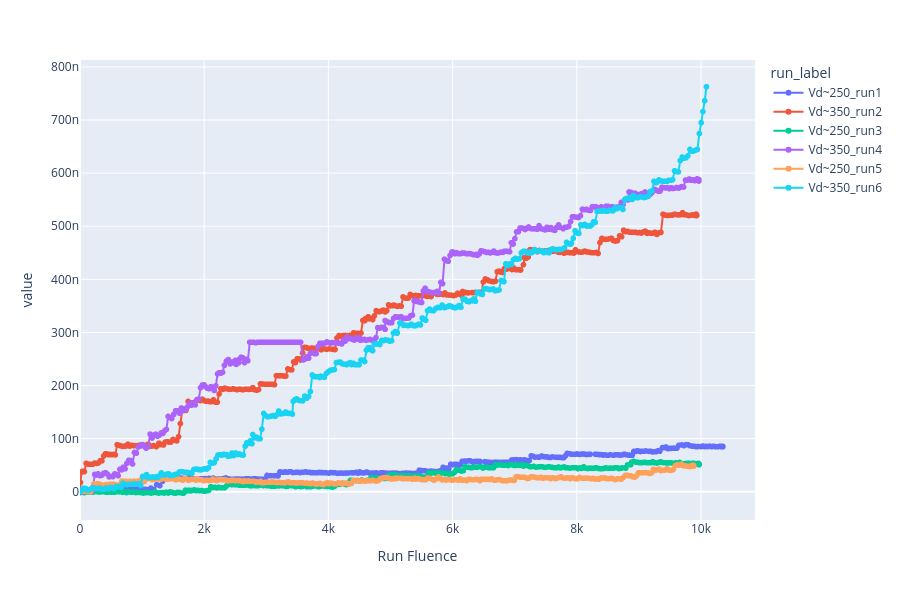

Source (notebook cell):
### Code cell
# Isolate leakage-current stepping runs when beam is ON and Vd is around 250 V or 350 V.

# dataset = "a47_001_vdramp"
dataset = "a49_001_vdramp"

min_points_per_run = 60

mapping_df = sternberg_df[sternberg_df["source_file"].str.contains(dataset)].copy()
mapping_df = mapping_df.sort_values("Time").reset_index(drop=True)

# Normalize Flux to a boolean beam-on mask.
flux_num = pd.to_numeric(mapping_df["Flux"], errors="coerce")
beam_on_numeric = flux_num.gt(1)
beam_on = beam_on_numeric

# Group drain bias into rough mapping bins around 250 V and 350 V.
vdrain_abs = pd.to_numeric(mapping_df["Drain Voltage"], errors="coerce").abs()
mapping_df["bias_group"] = pd.NA
mapping_df.loc[vdrain_abs.between(235, 265), "bias_group"] = 250
mapping_df.loc[vdrain_abs.between(335, 365), "bias_group"] = 350

active = beam_on & mapping_df["bias_group"].notna()

# Start a new run when entering an active region or when the active bias group changes.
new_run = active & (
    (~active.shift(fill_value=False))
    | (mapping_df["bias_group"] != mapping_df["bias_group"].shift())
)

mapping_df["run_id"] = new_run.cumsum().where(active).astype("Int64")
mapping_df["bias_group"] = mapping_df["bias_group"].astype("Int64")

# Keep only runs that have at least min_points_per_run samples.
run_sizes = mapping_df[mapping_df["run_id"].notna()].groupby("run_id").size()

valid_run_ids = run_sizes[run_sizes >= min_points_per_run].index

df_runs = mapping_df[mapping_df["run_id"].isin(valid_run_ids)].copy()
df_runs["Run Time"] = df_runs.groupby("run_id")["Time"].transform(
    lambda x: x - x.iloc[0]
)
df_runs["Run Fluence"] = df_runs.groupby("run_id")["Fluence"].transform(
    lambda x: x - x.iloc[0]
)
df_runs["Run Delta ID"] = df_runs.groupby("run_id")["Drain Current"].transform(
    lambda x: x - x.iloc[0]
)


if df_runs.empty:
    print(
        f"No mapping runs found with at least {min_points_per_run} points "
        "for beam ON and Vd around 250/350 V."
    )
else:
    # Re-index surviving runs to 1..N in chronological order.
    run_id_map = {old_id: i + 1 for i, old_id in enumerate(sorted(valid_run_ids))}
    df_runs["run_id"] = df_runs["run_id"].map(run_id_map).astype("Int64")
    df_runs["run_label"] = (
        "Vd~"
        + df_runs["bias_group"].astype(str)
        + "_run"
        + df_runs["run_id"].astype(str)
    )

    print(df_runs.groupby(["run_id", "bias_group"]).size().reset_index(name="n_points"))

    fig = px.line(
        df_runs,
        x="Run Fluence",
        y=["Run Delta ID"],
        color="run_label",
        markers=True,
        # symbol="variable",
        hover_data=["Time", "Drain Voltage", "Fluence", "Flux", "run_id", "bias_group"],
    )

    fig.update_layout(
        width=900,
        height=600,
        yaxis_type="linear",
        xaxis_range=[0, df_runs["Run Fluence"].max() * 1.05],
    )
    fig.show()

### Figure 1 — Plotly figure (JSON) as saved in the notebook; plotly's stock layout.template omitted (floating-point values rounded to 4 significant figures; data arrays with more than 128 entries replaced by an {"elided": "..."} marker saying what was removed)
{"data": [{"customdata": {"elided": "309x6 float values"}, "hovertemplate": "run_label=Vd~250_run1<br>variable=Run Delta ID<br>Run Fluence=%{x}<br>value=%{y}<br>Time=%{customdata[0]}<br>Drain Voltage=%{customdata[1]}<br>Fluence=%{customdata[2]}<br>Flux=%{customdata[3]}<br>run_id=%{customdata[4]}<br>bias_group=%{customdata[5]}<extra></extra>", "legendgroup": "Vd~250_run1", "line": {"color": "#636efa", "dash": "solid"}, "marker": {"symbol": "circle"}, "mode": "lines+markers", "name": "Vd~250_run1", "showlegend": true, "type": "scattergl", "x": {"elided": "309 float values"}, "xaxis": "x", "y": {"elided": "309 float values"}, "yaxis": "y"}, {"customdata": {"elided": "344x6 float values"}, "hovertemplate": "run_label=Vd~350_run2<br>variable=Run Delta ID<br>Run Fluence=%{x}<br>value=%{y}<br>Time=%{customdata[0]}<br>Drain Voltage=%{customdata[1]}<br>Fluence=%{customdata[2]}<br>Flux=%{customdata[3]}<br>run_id=%{customdata[4]}<br>bias_group=%{customdata[5]}<extra></extra>", "legendgroup": "Vd~350_run2", "line": {"color": "#EF553B", "dash": "solid"}, "marker": {"symbol": "circle"}, "mode": "lines+markers", "name": "Vd~350_run2", "showlegend": true, "type": "scattergl", "x": {"elided": "344 float values"}, "xaxis": "x", "y": {"elided": "344 float values"}, "yaxis": "y"}, {"customdata": {"elided": "341x6 float values"}, "hovertemplate": "run_label=Vd~250_run3<br>variable=Run Delta ID<br>Run Fluence=%{x}<br>value=%{y}<br>Time=%{customdata[0]}<br>Drain Voltage=%{customdata[1]}<br>Fluence=%{customdata[2]}<br>Flux=%{customdata[3]}<br>run_id=%{customdata[4]}<br>bias_group=%{customdata[5]}<extra></extra>", "legendgroup": "Vd~250_run3", "line": {"color": "#00cc96", "dash": "solid"}, "marker": {"symbol": "circle"}, "mode": "lines+markers", "name": "Vd~250_run3", "showlegend": true, "type": "scattergl", "x": {"elided": "341 float values"}, "xaxis": "x", "y": {"elided": "341 float values"}, "yaxis": "y"}, {"customdata": {"elided": "358x6 float values"}, "hovertemplate": "run_label=Vd~350_run4<br>variable=Run Delta ID<br>Run Fluence=%{x}<br>value=%{y}<br>Time=%{customdata[0]}<br>Drain Voltage=%{customdata[1]}<br>Fluence=%{customdata[2]}<br>Flux=%{customdata[3]}<br>run_id=%{customdata[4]}<br>bias_group=%{customdata[5]}<extra></extra>", "legendgroup": "Vd~350_run4", "line": {"color": "#ab63fa", "dash": "solid"}, "marker": {"symbol": "circle"}, "mode": "lines+markers", "name": "Vd~350_run4", "showlegend": true, "type": "scattergl", "x": {"elided": "358 float values"}, "xaxis": "x", "y": {"elided": "358 float values"}, "yaxis": "y"}, {"customdata": {"elided": "328x6 float values"}, "hovertemplate": "run_label=Vd~250_run5<br>variable=Run Delta ID<br>Run Fluence=%{x}<br>value=%{y}<br>Time=%{customdata[0]}<br>Drain Voltage=%{customdata[1]}<br>Fluence=%{customdata[2]}<br>Flux=%{customdata[3]}<br>run_id=%{customdata[4]}<br>bias_group=%{customdata[5]}<extra></extra>", "legendgroup": "Vd~250_run5", "line": {"color": "#FFA15A", "dash": "solid"}, "marker": {"symbol": "circle"}, "mode": "lines+markers", "name": "Vd~250_run5", "showlegend": true, "type": "scattergl", "x": {"elided": "328 float values"}, "xaxis": "x", "y": {"elided": "328 float values"}, "yaxis": "y"}, {"customdata": {"elided": "348x6 float values"}, "hovertemplate": "run_label=Vd~350_run6<br>variable=Run Delta ID<br>Run Fluence=%{x}<br>value=%{y}<br>Time=%{customdata[0]}<br>Drain Voltage=%{customdata[1]}<br>Fluence=%{customdata[2]}<br>Flux=%{customdata[3]}<br>run_id=%{customdata[4]}<br>bias_group=%{customdata[5]}<extra></extra>", "legendgroup": "Vd~350_run6", "line": {"color": "#19d3f3", "dash": "solid"}, "marker": {"symbol": "circle"}, "mode": "lines+markers", "name": "Vd~350_run6", "showlegend": true, "type": "scattergl", "x": {"elided": "348 float values"}, "xaxis": "x", "y": {"elided": "348 float values"}, "yaxis": "y"}], "layout": {"height": 600, "legend": {"title": {"text": "run_label"}, "tracegroupgap": 0}, "margin": {"t": 60}, "width": 900, "xaxis": {"anchor": "y", "domain": [0, 1], "range": [0, 10870.0], "title": {"text": "Run Fluence"}}, "yaxis": {"anchor": "x", "domain": [0, 1], "title": {"text": "value"}, "type": "linear"}}}
